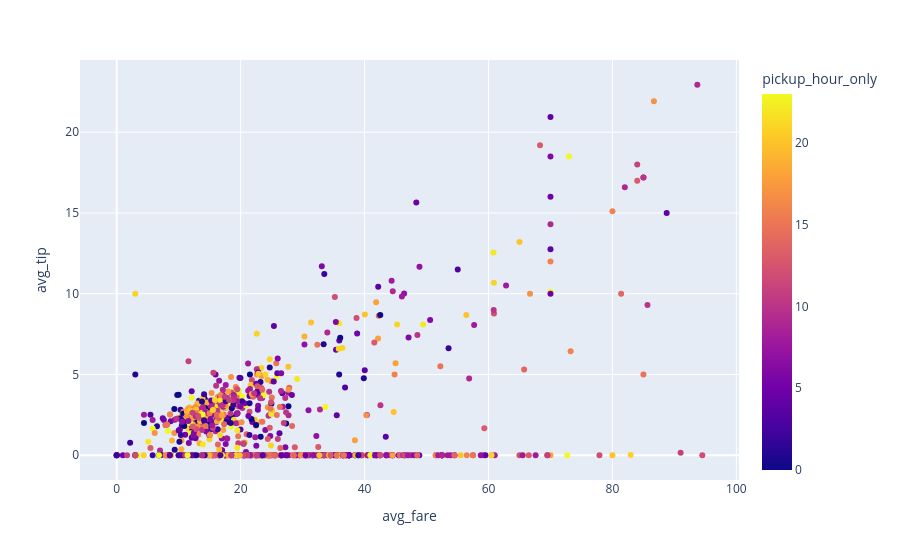

Write notebook code for a chart like this one.
### Code cell
(
    hourly
      .filter("avg_fare <= 100") # filter out outliers
      .filter("avg_tip<=25")
      .plot.scatter(x="avg_fare", y="avg_tip", color="pickup_hour_only")
      .show()
)

### Figure 1 — Plotly figure (JSON) as saved in the notebook; plotly's stock layout.template omitted (floating-point values rounded to 4 significant figures; data arrays with more than 128 entries replaced by an {"elided": "..."} marker saying what was removed)
{"data": [{"hovertemplate": "avg_fare=%{x}<br>avg_tip=%{y}<br>pickup_hour_only=%{marker.color}<extra></extra>", "legendgroup": "", "marker": {"color": {"elided": "1000 int values"}, "coloraxis": "coloraxis", "symbol": "circle"}, "mode": "markers", "name": "", "orientation": "v", "showlegend": false, "type": "scatter", "x": {"elided": "1000 float values"}, "xaxis": "x", "y": {"elided": "1000 float values"}, "yaxis": "y"}], "layout": {"coloraxis": {"colorbar": {"title": {"text": "pickup_hour_only"}}, "colorscale": [[0, "#0d0887"], [0.1111, "#46039f"], [0.2222, "#7201a8"], [0.3333, "#9c179e"], [0.4444, "#bd3786"], [0.5556, "#d8576b"], [0.6667, "#ed7953"], [0.7778, "#fb9f3a"], [0.8889, "#fdca26"], [1, "#f0f921"]]}, "legend": {"tracegroupgap": 0}, "margin": {"t": 60}, "xaxis": {"anchor": "y", "domain": [0, 1], "title": {"text": "avg_fare"}}, "yaxis": {"anchor": "x", "domain": [0, 1], "title": {"text": "avg_tip"}}}}
